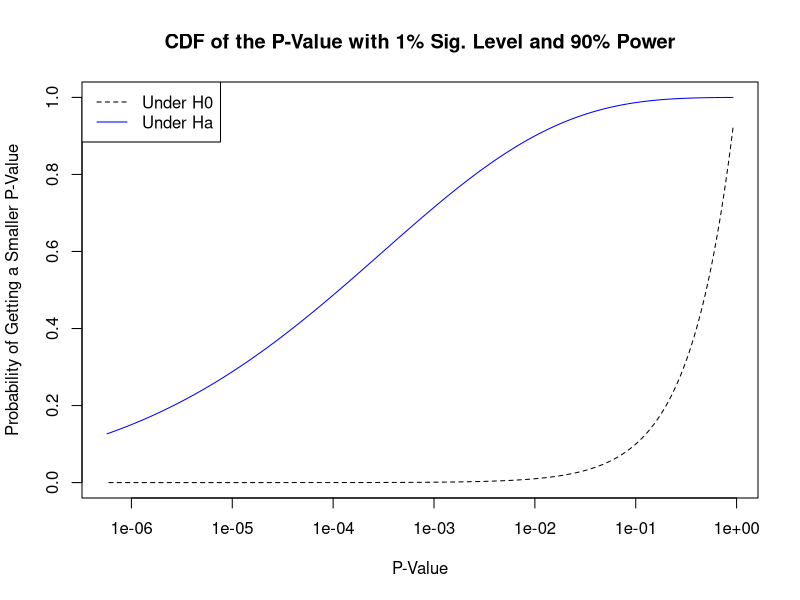
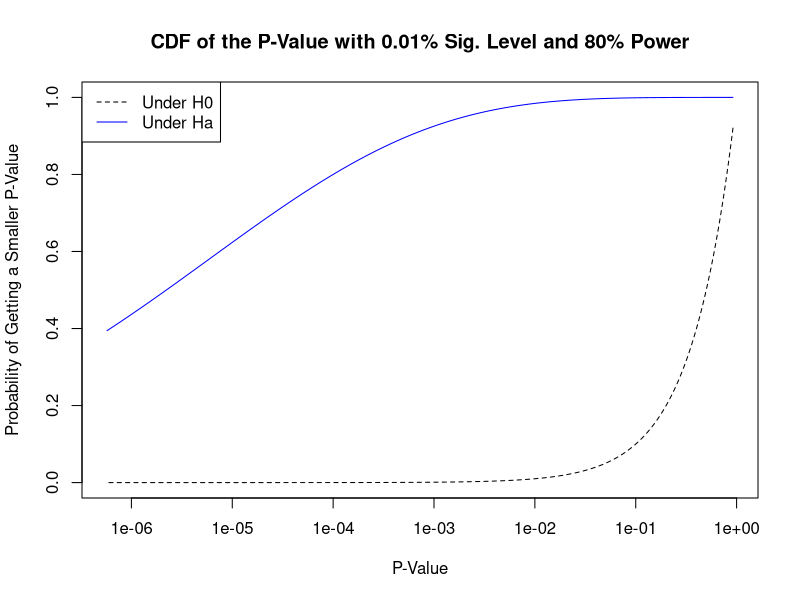
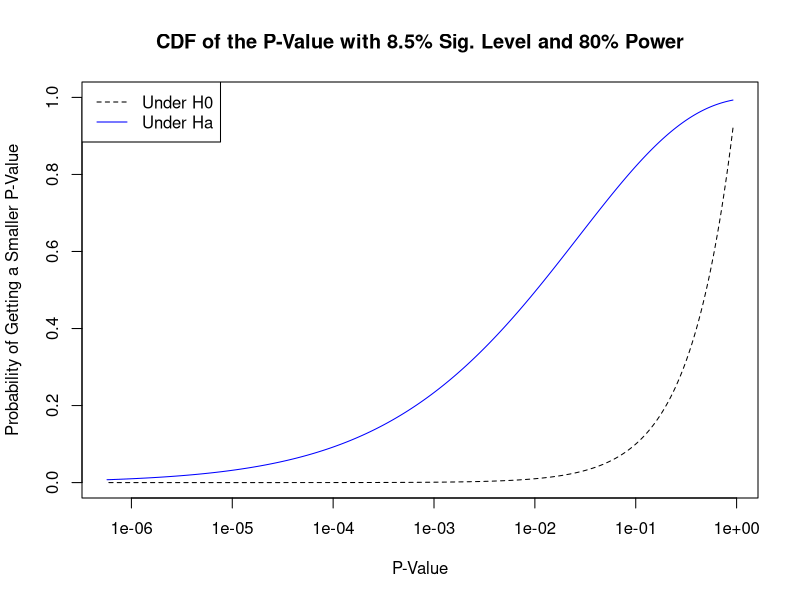
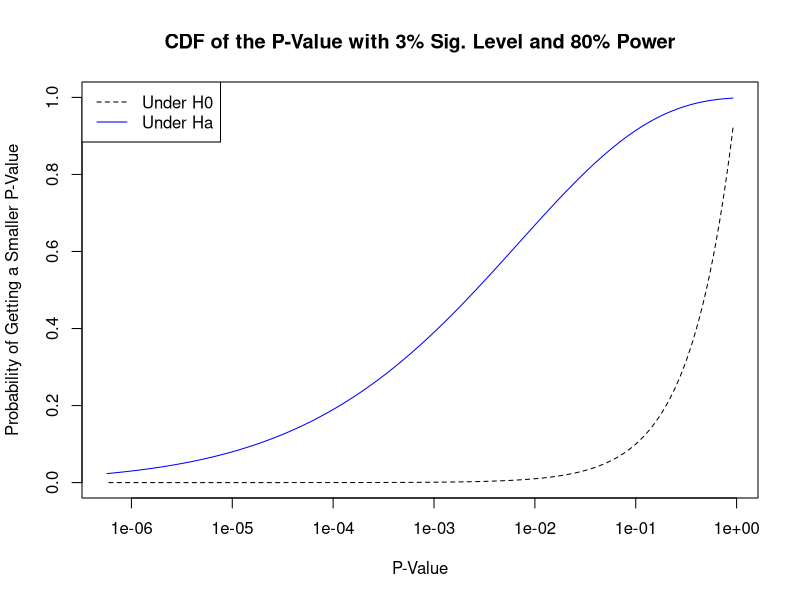
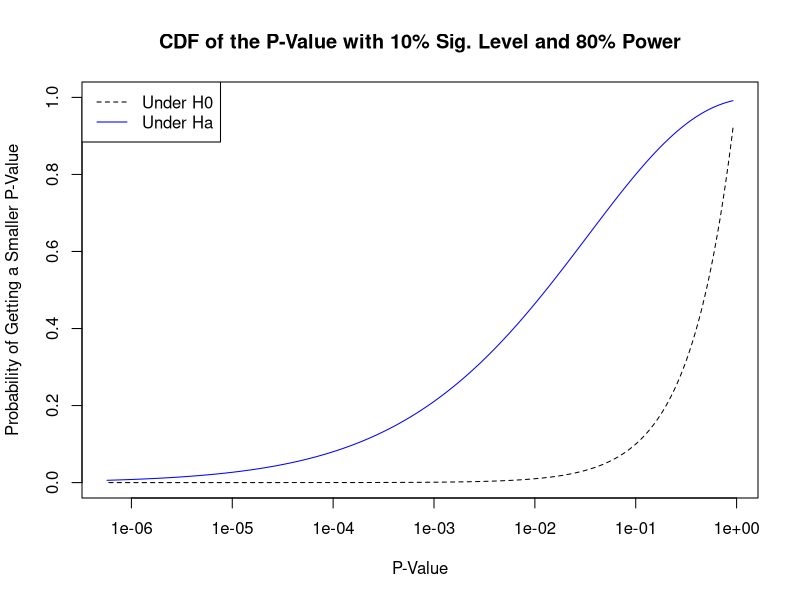
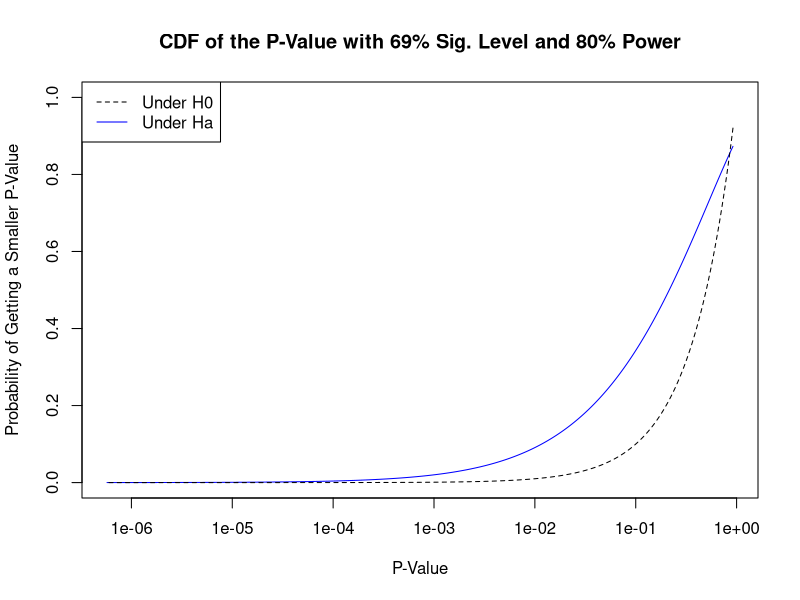
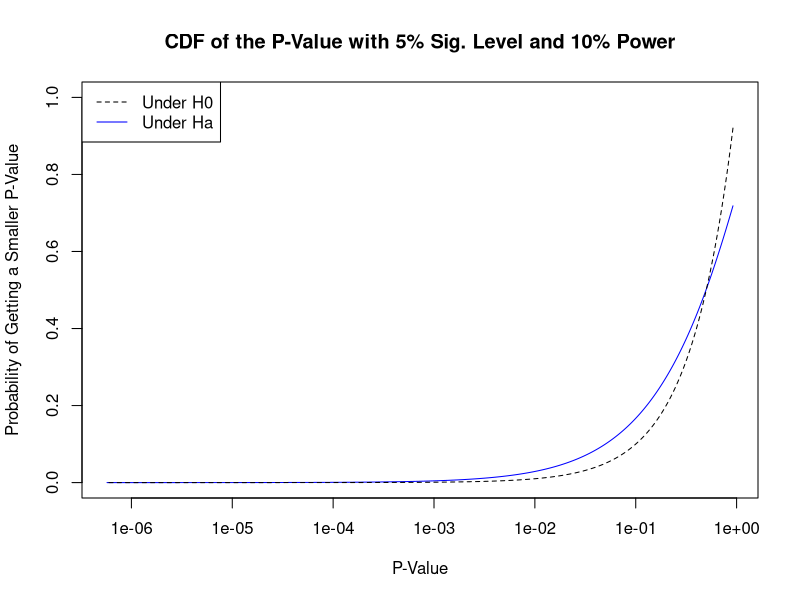
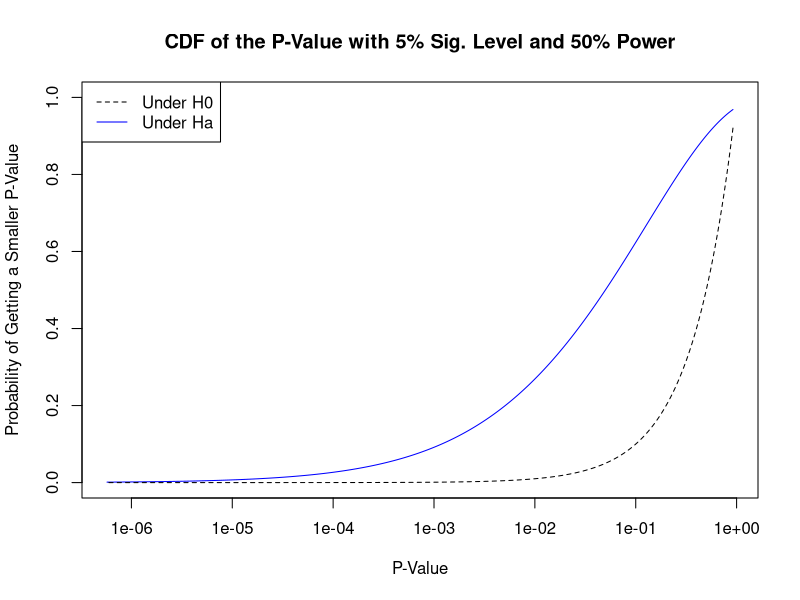

These figures' R source, in order:
## ---- chunk 1
pvalue_cdf <- function(alpha = 0.05, power = 0.80){
  
  z_alpha <- qnorm(alpha/2, mean = 0, sd = 1, lower.tail = TRUE)
  z_beta <- qnorm(power, mean = 0, sd = 1, lower.tail = FALSE) 
  # z_beta is an overestimate but difference is negligible at high power 
  delta_z <- abs(z_alpha + z_beta)
  
  graph_title <- paste0("CDF of the P-Value with ", 
                        round(alpha*100, floor(-log10(alpha) + 2)), 
                        "% Sig. Level and ", 
                        round(power*100, floor(-log10(power) + 2)), 
                        "% Power" )
  
  z <- seq(0.1, 5, by = 0.01)
  pvalue <- pnorm(z, 0, 1, lower.tail = FALSE)*2
  pz <- pnorm(z, delta_z, 1, lower.tail = FALSE)
  plot(pvalue, pz, type = "l", col = "blue", log = "x",
       xlab = "P-Value",
       ylab = "Probability of Getting a Smaller P-Value",
       ylim = c(0,1),
       main = graph_title)
  
  lines(pvalue, pvalue, lty = "dashed")
  legend("topleft",
         legend = c("Under H0", "Under Ha"),
         col = c("black", "blue"),
         lty = c("dashed", "solid"))
  
  pvalue_df <- data.frame(pvalue = pvalue,
                          psmaller = pz)
  
  invisible(pvalue_df)
}
## ---- chunk 2
pvalue_cdf(alpha = 0.01, power= 0.90)
## ---- chunk 3
pvalue_cdf(alpha = 0.0001)
pvalue_cdf(alpha = 0.085)
pvalue_cdf(alpha = 0.03)
pvalue_cdf(alpha = 0.1)
pvalue_cdf(alpha = 0.69)
## ---- chunk 4
pvalue_cdf(power = .1)
pvalue_cdf(power = .5)
pvalue_cdf(power = .69)
pvalue_cdf(power = .82)
pvalue_cdf(power = .9999999999)
## ---- chunk 5
#t.test
#{r assumptions violated ha true}
pvalues <- numeric(length = 10000)

nG <- 25# fill in your value of nG
d = 0.5
for (i in 1:length(pvalues)){
  set.seed(i)  # notice that the seed changes every time inside the for loop
  # you could also set a single seed outside the for loop
  
  # Create the vectors x and y
  x <- rnorm(nG) # finish this line
  y <- c(rnorm(22,mean=d,sd = sqrt(0.19)),rnorm(3, mean = 3+d, sd = sqrt(0.19))) # finish this line

  # Perform the t-test and get the p-value
  pvalues[i] <- t.test(x = x, y = y, alternative= "two.sided")$p.value # finish this line
    
}

# histogram of the p-values under H0
hist(pvalues)

plot(ecdf(pvalues),
     xlab = "p-value",
     ylab = "F(p-value)",
     main = "Empirical CDF of the P-Value Under H0")

mean(pvalues <= 0.05)

## ---- chunk 6
#Mann-Whitney
#{r assumptions violated ha true}
pvalues <- numeric(length = 10000)

nG <- 25# fill in your value of nG
d = 0.5
for (i in 1:length(pvalues)){
  set.seed(i)  # notice that the seed changes every time inside the for loop
  # you could also set a single seed outside the for loop
  
  # Create the vectors x and y
  x <- rnorm(nG) # finish this line
  y <- c(rnorm(22,mean=d,sd = sqrt(0.19)),rnorm(3, mean = 3+d, sd = sqrt(0.19))) # finish this line

  # Perform the t-test and get the p-value
  pvalues[i] <- wilcox.test(x = x, y = y, alternative= "two.sided")$p.value # finish this line
    
}

# histogram of the p-values under H0
hist(pvalues)

plot(ecdf(pvalues),
     xlab = "p-value",
     ylab = "F(p-value)",
     main = "Empirical CDF of the P-Value Under H0")

mean(pvalues <= 0.05)
